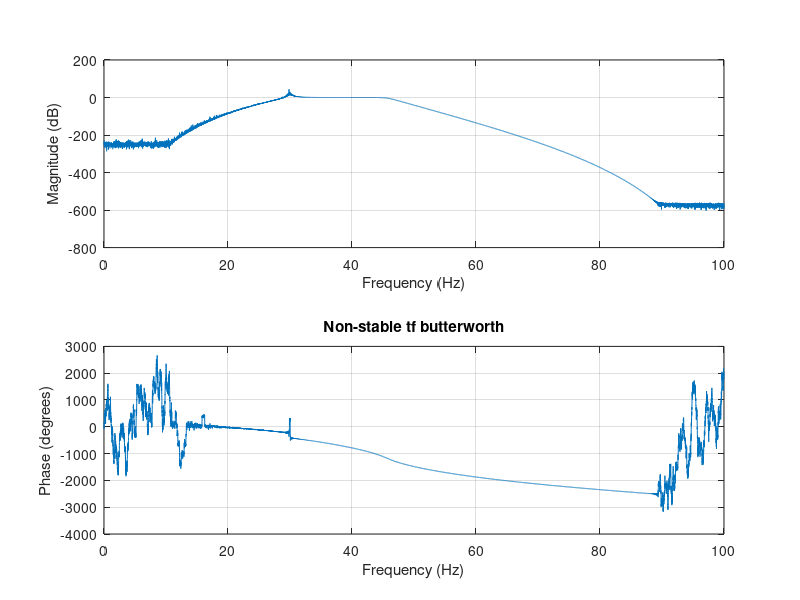

Recreate this plot in MATLAB. (Note: this script raises an error after producing the figure.)
Np = 2^14;
Rp = 1; % passband ripple
Rs = 40; % stopband ripple
Fs = 200; % sampling frequency, 1000 samples in 5 secs
Fnyq = Fs/2; % nyquist frequency
Fpass = [0.05 45]; % passband
Fstop = [0.01 50]; % stopband
Wp = Fpass/Fnyq; % normalized
Ws = Fstop/Fnyq;
% Create a butterworth filter using several methods
[N,Wn] = buttord(Wp,Ws,Rp,Rs);
[B,A] = butter(N,Wn);
[sos1,g1] = tf2sos(B,A);
[z,p,k] = butter(N,Wn);
[sos2,g2] = zp2sos(z,p,k);
% View the filters
figure
freqz(B,A,Np,Fs)
title('Non-stable tf butterworth')
figure
freqz(sos1,Np,Fs)
title('butterworth tf2sos')
figure
freqz(sos2,Np,Fs)
title('butterworth zp2sos')